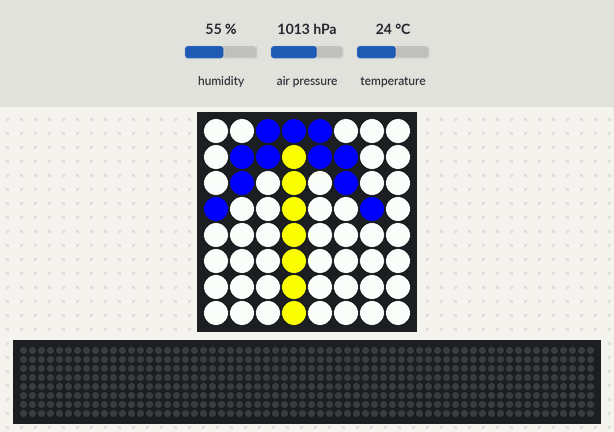
Recording of a program running on a simulated Raspberry Pi (BCM pin numbers) with a Sense HAT. Parts: the Sense HAT's 8×8 RGB LED matrix, a strip that is not on the board, showing the scrolling text unrolled. Inputs (shaded band) come from the test bench; at power-on: humidity 55 %, air pressure 1013 hPa, temperature 24 °C. The 64×8 strip is a reading aid, not a part: it shows the text the matrix is scrolling, unrolled, one strip-width of it at a time.

Above: at 1.1 s.
At 3.1 s:
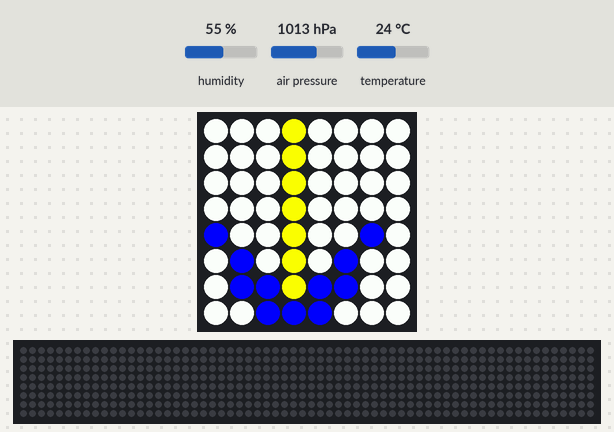
At 5.58 s:
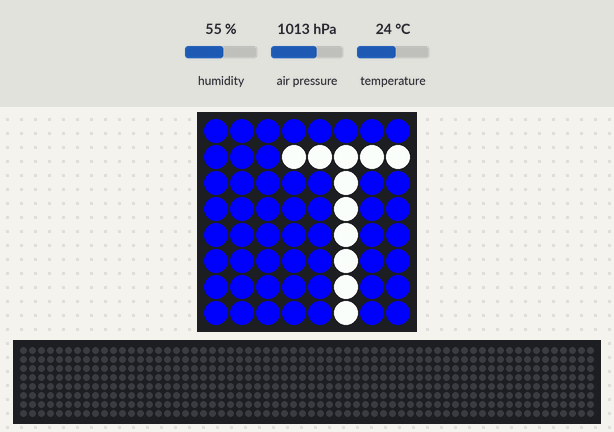
At 24.72 s:
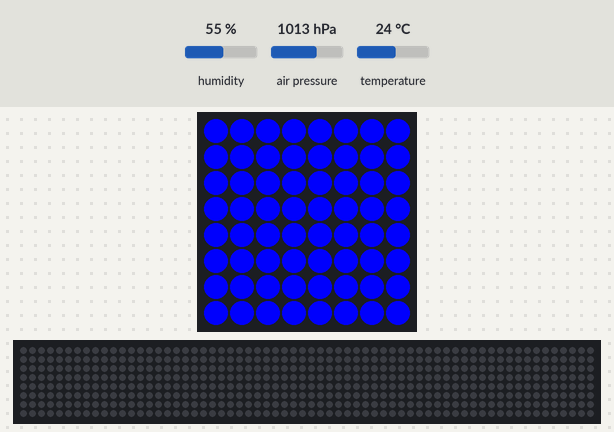
At 25.12 s:
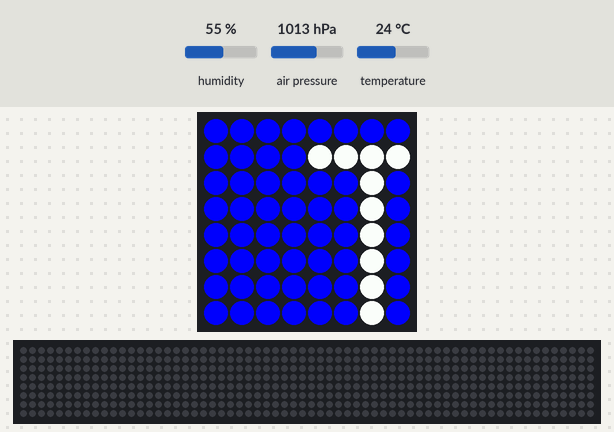
At 39.93 s:
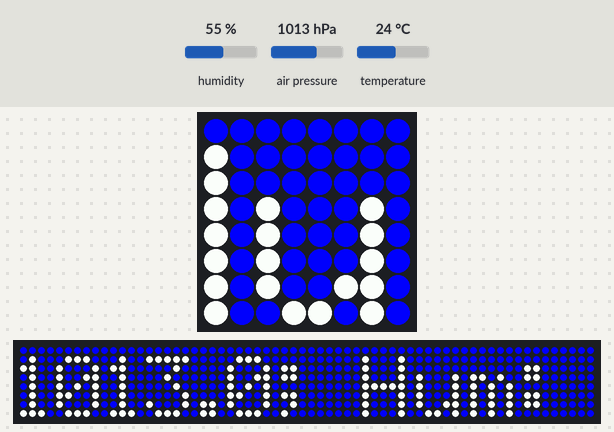

The program:

sense_hat_demo.py
```python
#!/usr/bin/env python3
# -*- coding: utf-8 -*-

###
# © 2018 The Board of Trustees of the Leland Stanford Junior University
# Nathaniel Watson
# nathankw@stanford.edu
###


import time
from sense_hat import SenseHat

sense = SenseHat()

# The default scroll speed is 0.1. The bigger the number, the faster the speed.


msg = "Howdy!"
#sense.show_message(msg)

w = (255, 255, 255)
r = (255, 0, 0)
b = (0, 0, 255)
y = (255, 255, 0)

#sense.show_message(msg, text_colour=red, back_colour=blue)
sense.clear()

# Make an arrow by setting individual pixels.

# Left arrow side
sense.set_pixel(3, 0, b)
sense.set_pixel(2, 1, b)
sense.set_pixel(1, 2, b)
sense.set_pixel(0, 3, b)
sense.set_pixel(2, 0, b)
sense.set_pixel(1, 1, b)

# Right arrow side
sense.set_pixel(4, 1, b)
sense.set_pixel(5, 2, b)
sense.set_pixel(6, 3, b)
sense.set_pixel(4, 0, b)
sense.set_pixel(5, 1, b)
for i in range(1, 8):
    sense.set_pixel(3, i, y)

sense.clear()
time.sleep(1)

# Perhaps an easier way to draw an arrow: use the set_pixels() method.
design = [
    w, w, b, b, b, w, w, w,
    w, b, b, y, b, b, w, w,
    w, b, w, y, w, b, w, w,
    b, w, w, y, w, w, b, w,
    w, w, w, y, w, w, w, w,
    w, w, w, y, w, w, w, w,
    w, w, w, y, w, w, w, w,
    w, w, w, y, w, w, w, w
    ]

sense.set_pixels(design)

# What about a downward-pointing arrow?
time.sleep(2)
sense.flip_v()

time.sleep(2)
# flip back up again
sense.flip_v()

# And a right-pointing arrow?
sense.set_rotation(90)

#---------------------------------------------------------
# Temperature, Pressure, and Humidity

while True:
    t = sense.get_temperature()
    # round to 1 decimal place
    t = round(t, 1)

    p = sense.get_pressure()
    # round to 1 decimal place
    p = round(p, 1)

    h = sense.get_humidity()
    # round to 1 decimal place
    h = round(h, 1)

    if t < 25:
        bg = b
    else:
        bg = r
    sense.show_message("Temp: {}; Press: {}; Hum: {}".format(t, p, h), back_colour=bg)
```

Measured:
- what the display in image 0 shows lasts 2.0 s, from 1.0 s to 3.0 s
